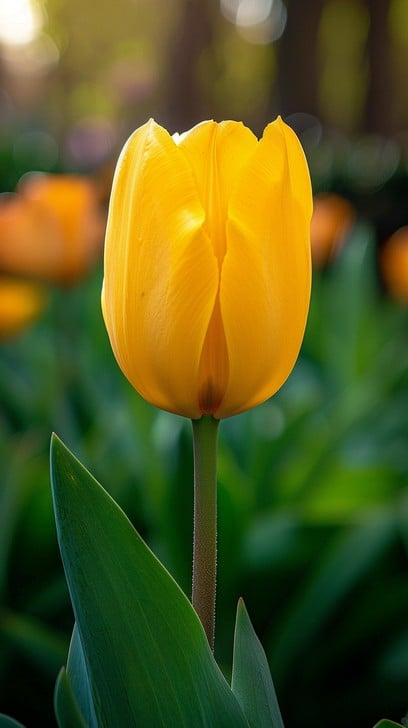
#> input picture filter/tulip.jpg, 408 x 728 px
$ python filter_image.py   (older library calls are emulated)
#> lines starting #> are read from the running program, lines starting #| are printed output that depends on the picture

import cv2
import matplotlib.pyplot as plt


def load_image(image_path):
#> called with image_path = 'tulip.jpg'
    image_bgr = cv2.imread(image_path)
#> image_bgr is the input picture: shape (728, 408, 3); mean B, G, R 30.1, 89, 85.9

    if image_bgr is None:
        raise FileNotFoundError(f"Gambar tidak ditemukan: {image_path}")

    image_rgb = cv2.cvtColor(image_bgr, cv2.COLOR_BGR2RGB)
    image_gray = cv2.cvtColor(image_bgr, cv2.COLOR_BGR2GRAY)
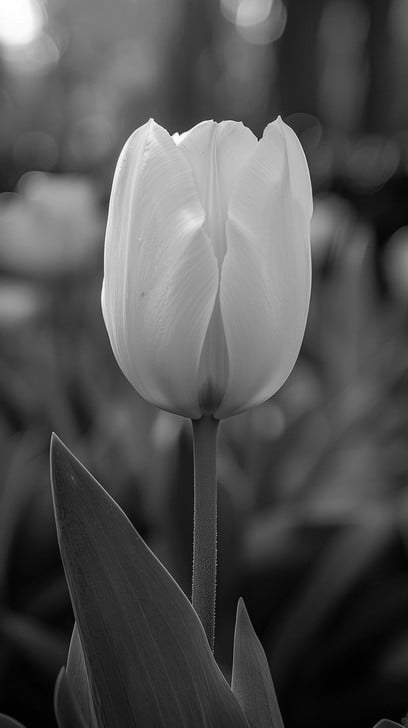
#> image_gray: shape (728, 408); min 0, max 255, mean 81.4
#| Ukuran gambar: 408x728 pixels

    return image_bgr, image_rgb, image_gray


def canny_filter(image_gray):
    blurred = cv2.GaussianBlur(image_gray, (5, 5), 1.5)
    canny = cv2.Canny(blurred, 0, 100)
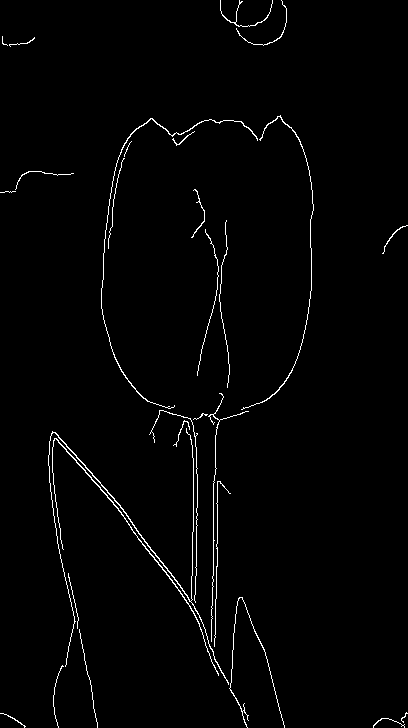
#> canny: shape (728, 408); 1.6% white in thin lines or dots
    return canny


def sobel_filter(image_gray):
    blurred = cv2.GaussianBlur(image_gray, (3, 3), 0)

    sobel_x = cv2.Sobel(blurred, cv2.CV_16S, 1, 0, ksize=3)
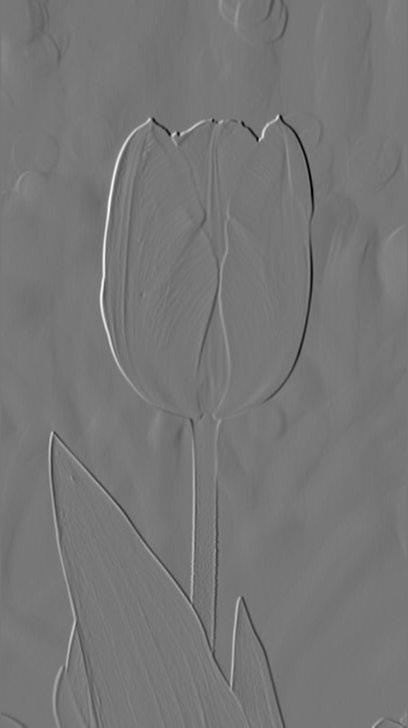
#> sobel_x: shape (728, 408) int16; min -446, max 509, mean -0.4; drawn with min black and max white
    sobel_x = cv2.convertScaleAbs(sobel_x)
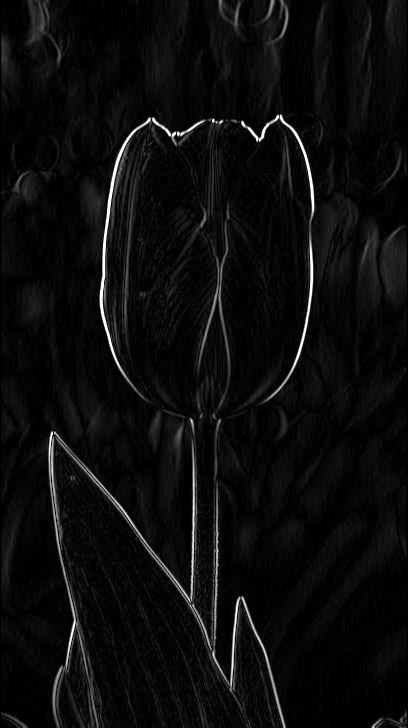
#> sobel_x: shape (728, 408); min 0, max 255, mean 12.3

    sobel_y = cv2.Sobel(blurred, cv2.CV_16S, 0, 1, ksize=3)
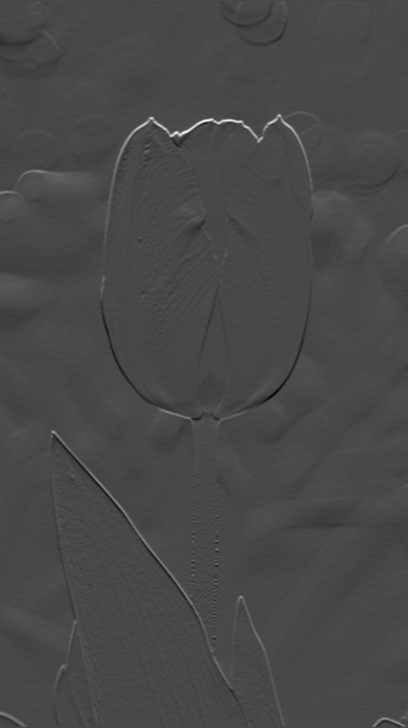
#> sobel_y: shape (728, 408) int16; min -208, max 519, mean -0.9; drawn with min black and max white
    sobel_y = cv2.convertScaleAbs(sobel_y)
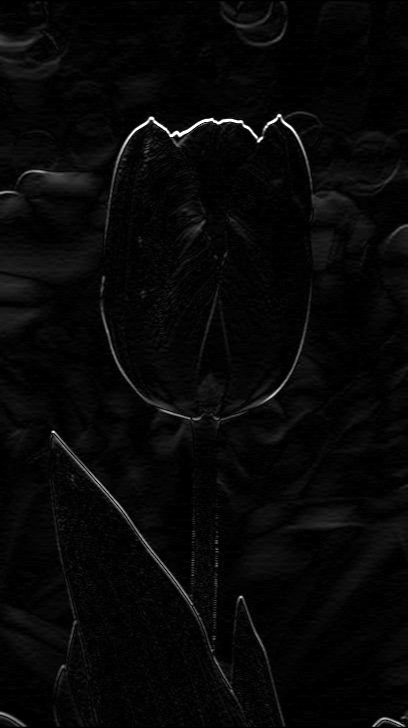
#> sobel_y: shape (728, 408); min 0, max 255, mean 7.6

    sobel_combined = cv2.addWeighted(sobel_x, 0.5, sobel_y, 0.5, 0)
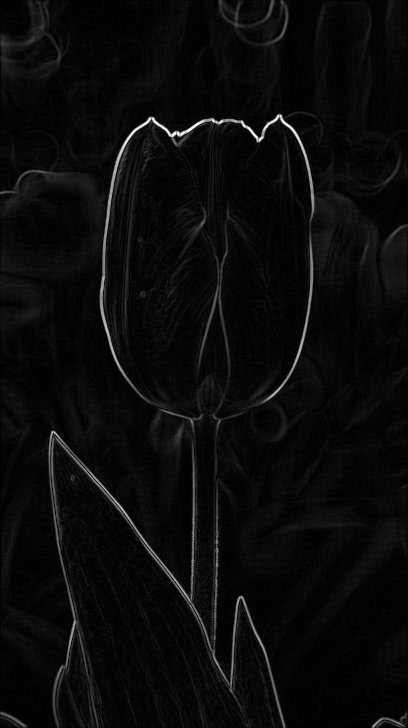
#> sobel_combined: shape (728, 408); min 0, max 255, mean 9.9

    return sobel_combined


def bilateral_filter(image_rgb):
    bilateral = cv2.bilateralFilter(image_rgb, 9, 75, 75)
    return bilateral


def visualize_results(original, canny, sobel, bilateral):
    fig, axes = plt.subplots(1, 4, figsize=(20, 5))
    axes[0].imshow(original)
    axes[0].set_title('Original Image', fontsize=12, fontweight='bold', pad=10)
    axes[0].axis('off')

    axes[1].imshow(canny, cmap='gray')
    axes[1].set_title('Canny Filter (Edge Detection)', fontsize=12, fontweight='bold', pad=10)
    axes[1].axis('off')

    axes[2].imshow(sobel, cmap='gray')
    axes[2].set_title('Sobel Filter', fontsize=12, fontweight='bold', pad=10)
    axes[2].axis('off')

    axes[3].imshow(bilateral)
    axes[3].set_title('Bilateral Filter', fontsize=12, fontweight='bold', pad=10)
    axes[3].axis('off')

    plt.tight_layout()
    return fig


def save_results(canny, sobel, bilateral):
    cv2.imwrite('canny_result.png', canny)
    cv2.imwrite('sobel_result.png', sobel)
    bilateral_bgr = cv2.cvtColor(bilateral, cv2.COLOR_RGB2BGR)
    cv2.imwrite('bilateral_result.png', bilateral_bgr)


def main():
    print("=" * 70)
    print("PROGRAM FILTER CANNY, SOBEL, DAN BILATERAL")
    print("=" * 70)

    image_path = "tulip.jpg"

    try:
        print(f"\nMemuat gambar: {image_path}")
        image_bgr, image_rgb, image_gray = load_image(image_path)
        print(f"Ukuran gambar: {image_rgb.shape[1]}x{image_rgb.shape[0]} pixels")

        print("\n\nMenerapkan filter: ")
        print("Canny Filter...")
        canny = canny_filter(image_gray)

        print("Sobel Filter...")
        sobel = sobel_filter(image_gray)

        print("Bilateral Filter...")
        bilateral = bilateral_filter(image_rgb)

        save_results(canny, sobel, bilateral)

        fig = visualize_results(image_rgb, canny, sobel, bilateral)
        plt.savefig('filter_result.png', dpi=300, bbox_inches='tight')

        plt.show()


    except FileNotFoundError as e:
        print(f"\nError: {e}")
        print("Pastikan file 'tulip.jpg' ada di folder yang sama dengan script.")
    except Exception as e:
        print(f"\nError: {e}")


if __name__ == "__main__":
    main()

$ run again, with filter/hasil_filter_lengkap.png saved as filter/tulip.jpg
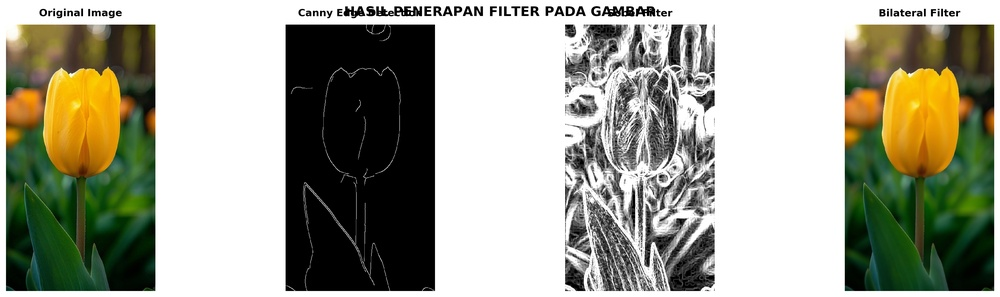
#> input picture filter/hasil_filter_lengkap.png, 1000 x 297 px, shrunk from 5000 x 1485 before the run
#> in load_image, image_bgr is the input picture: shape (297, 1000, 3); mean B, G, R 144.2, 160, 159.1
#| Ukuran gambar: 1000x297 pixels
#> in canny_filter, `canny = cv2.Canny(blurred, 0, 100)`:
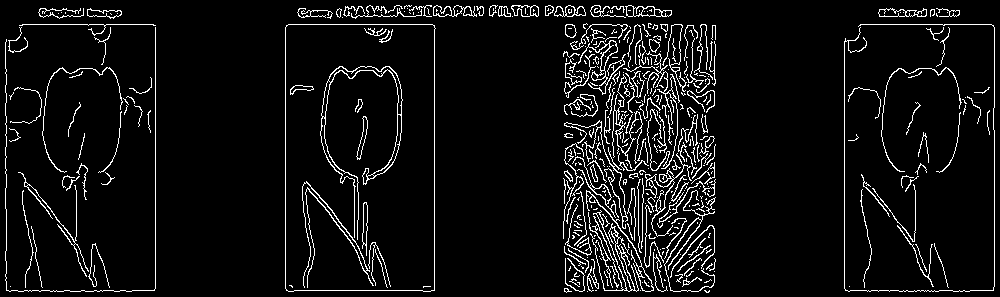
#> canny: shape (297, 1000); 6.5% white in thin lines or dots
#> in sobel_filter, `sobel_combined = cv2.addWeighted(sobel_x, 0.5, sobel_y, 0.5, 0)`:
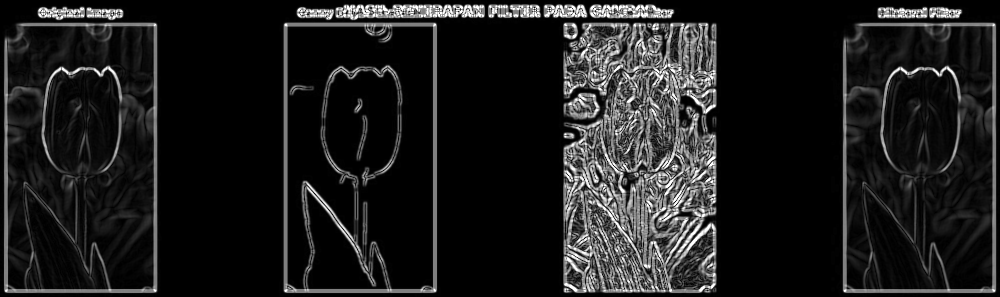
#> sobel_combined: shape (297, 1000); min 0, max 255, mean 29.1

$ run again, with filter/hasil_sobel.png saved as filter/tulip.jpg
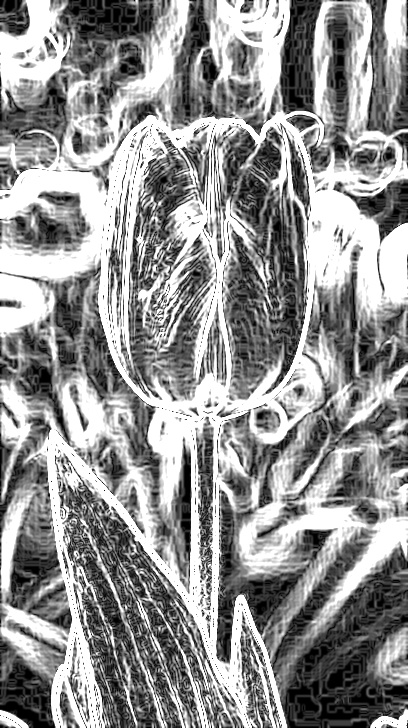
#> input picture filter/hasil_sobel.png, 408 x 728 px
#> in load_image, image_bgr is the input picture: shape (728, 408, 3); min 0, max 255, mean 146.2
#| Ukuran gambar: 408x728 pixels
#> in canny_filter, `canny = cv2.Canny(blurred, 0, 100)`:
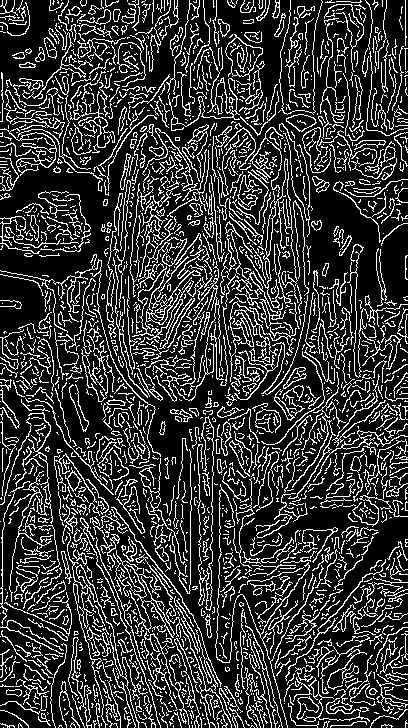
#> canny: shape (728, 408); 21.4% white in thin lines or dots
#> in sobel_filter, `sobel_combined = cv2.addWeighted(sobel_x, 0.5, sobel_y, 0.5, 0)`:
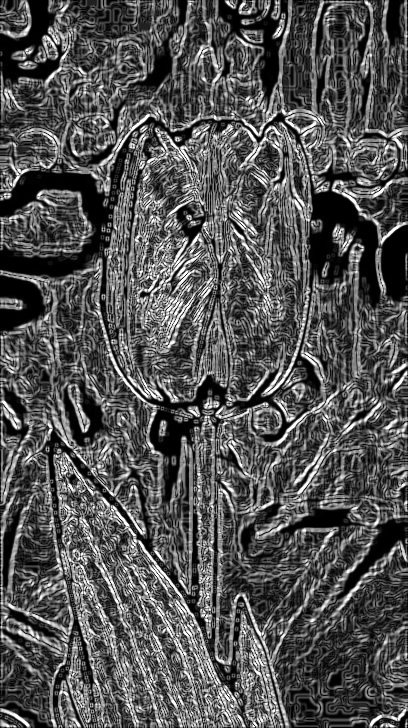
#> sobel_combined: shape (728, 408); min 0, max 255, mean 83.5
